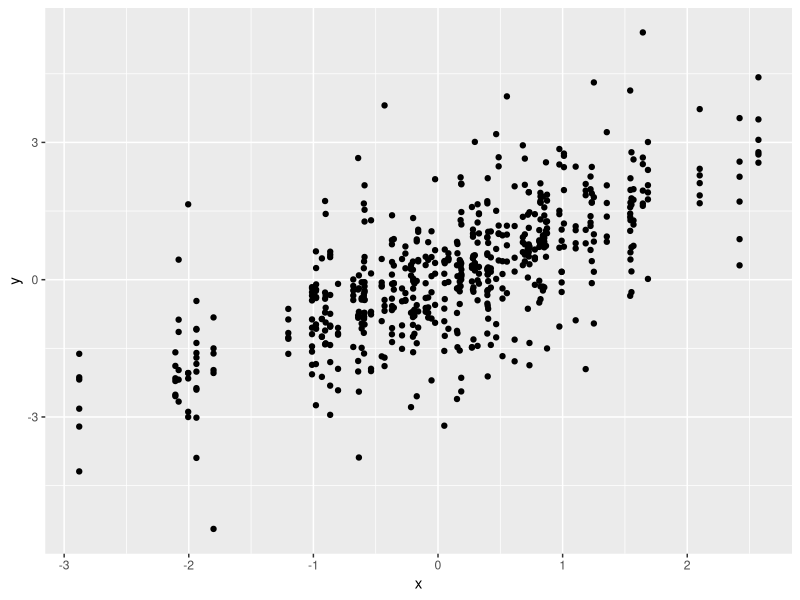
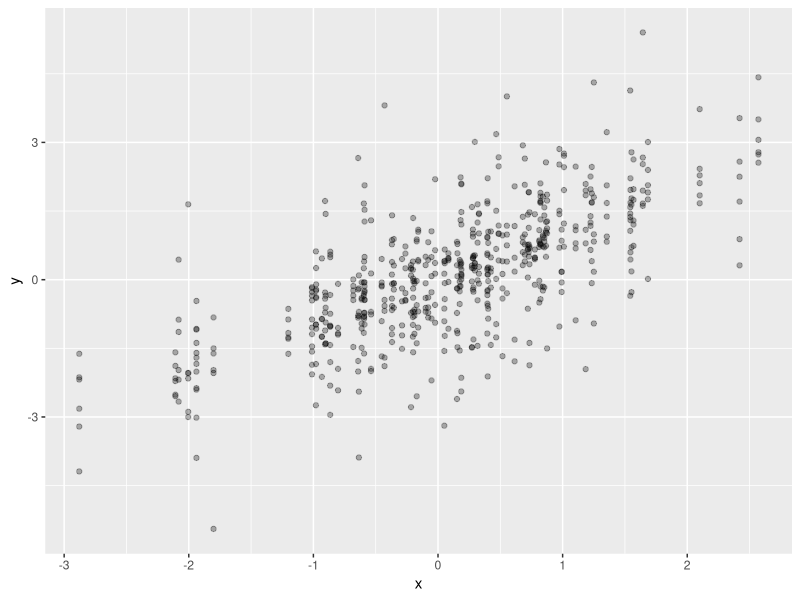
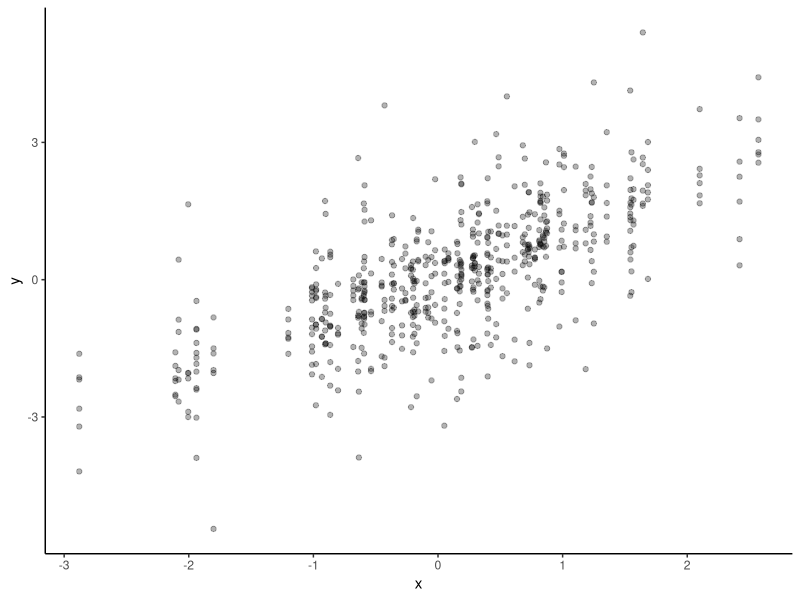
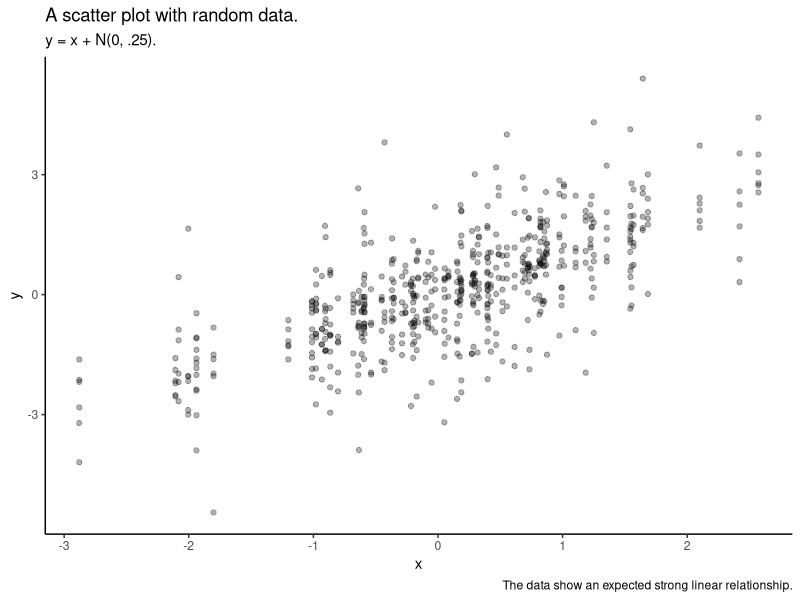
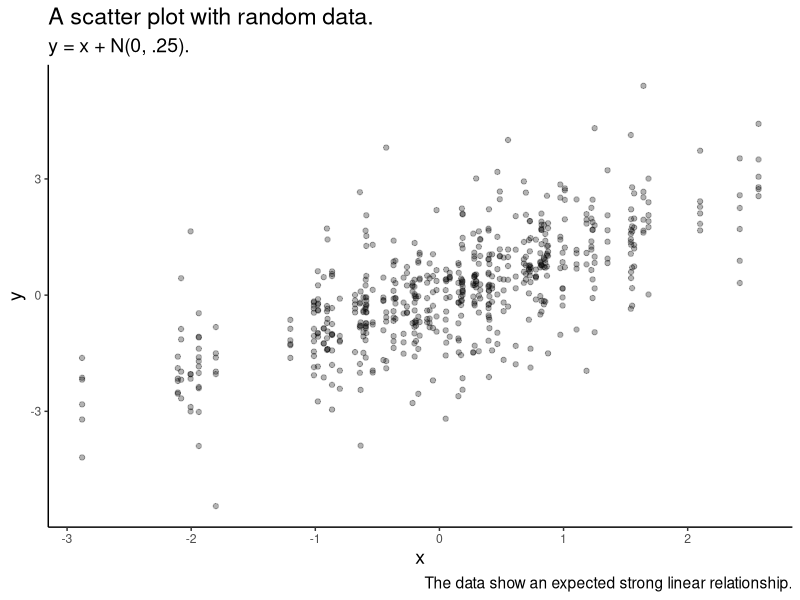
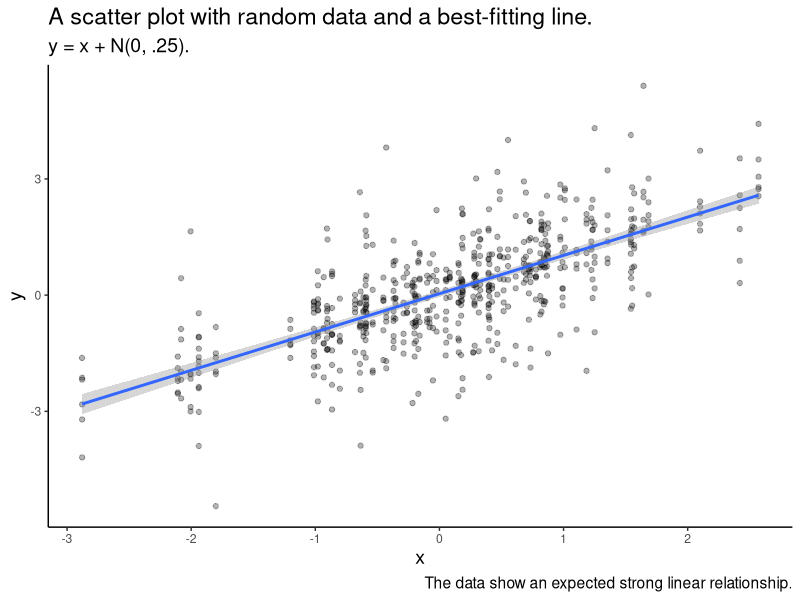
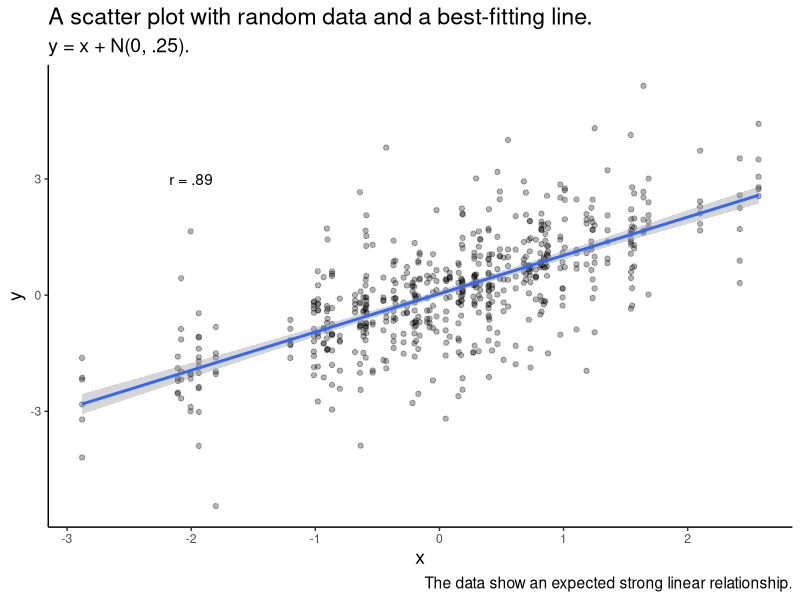
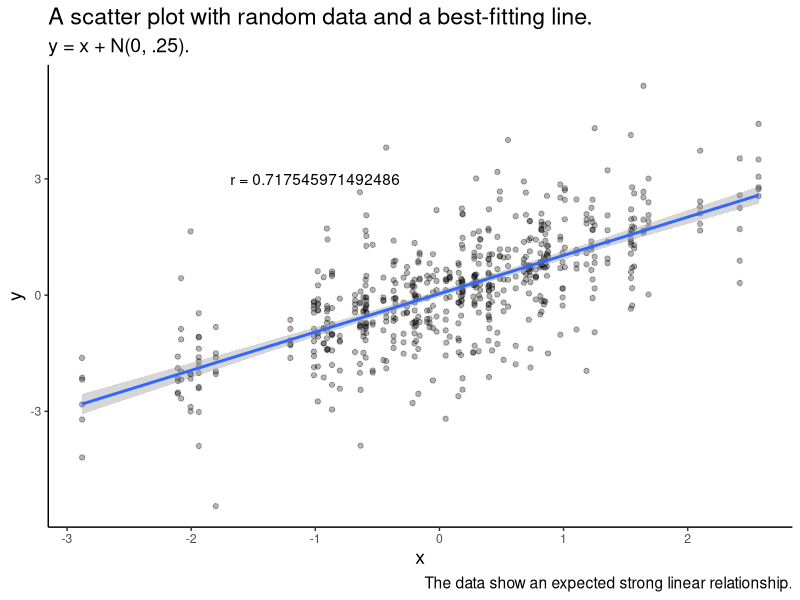

Recreate these plots in R, in order.
## ---- chunk 1
library(ggplot2)
library(dplyr)
## ---- chunk 2
#| label: x-y-error
#| echo: true
#| code-fold: false
#| 
n_pts = 600
x <- rnorm(n = n_pts, mean = 0, sd = 1)
y_25 <- x + rnorm(n_pts, mean = 0, sd = 0.25)
y_50 <- x + rnorm(n_pts, mean = 0, sd = 0.50)
y_75 <- x + rnorm(n_pts, mean = 0, sd = 0.75)
y_100 <- x + rnorm(n_pts, mean = 0, sd = 1)
y_125 <- x + rnorm(n_pts, mean = 0, sd = 1.25)
y_150 <- x + rnorm(n_pts, mean = 0, sd = 1.50)

df <- data.frame(x = rep(x, 6), 
                 y = c(y_25, y_50, y_75, y_100, y_125, y_150), 
                 noise = c(.25, .50, .75, 1.00, 1.25, 1.50), 
                 each = n_pts)
## ---- chunk 3
#| label: fig-0.0
#| echo: true
#| code-fold: false
df |>
  filter(noise == .25) |>
  ggplot() +
  aes(x, y) +
  geom_point()
## ---- chunk 4
#| label: fig-0.1
#| echo: true
#| code-fold: false

df |>
  filter(noise == .25) |>
  ggplot() +
  aes(x, y) +
  geom_point(alpha = .3)
## ---- chunk 5
#| label: fig-0.2
#| echo: true
#| code-fold: false

df |>
  filter(noise == .25) |>
  ggplot() +
  aes(x, y) +
  geom_point(alpha = .3) +
  theme_classic()
## ---- chunk 6
#| label: fig-0.3
#| echo: true
#| code-fold: false

df |>
  filter(noise == .25) |>
  ggplot() +
  aes(x, y) +
  geom_point(alpha = .3) +
  theme_classic() +
  labs(title = "A scatter plot with random data.", subtitle= "y = x + N(0, .25).", caption = "The data show an expected strong linear relationship.")
## ---- chunk 7
#| label: fig-0.3.1
#| echo: true
#| code-fold: false

df |>
  filter(noise == .25) |>
  ggplot() +
  aes(x, y) +
  geom_point(alpha = .3) +
  theme_classic() +
  labs(title = "A scatter plot with random data.", subtitle= "y = x + N(0, .25).", caption = "The data show an expected strong linear relationship.") +
  theme(title = element_text(size = 14))
## ---- chunk 8
#| label: fig-0.4
#| echo: true
#| code-fold: false

df |>
  filter(noise == .25) |>
  ggplot() +
  aes(x, y) +
  geom_point(alpha = .3) +
  geom_smooth(method = "lm") +
  theme_classic() +
  labs(title = "A scatter plot with random data and a best-fitting line.",
       subtitle = "y = x + N(0, .25).",
       caption = "The data show an expected strong linear relationship.") +
  theme(title = element_text(size = 14))
## ---- chunk 9
#| label: fig-0.5
#| echo: true
#| code-fold: false

xy_corr <- with(df, cor.test(x, y))

df |>
  filter(noise == .25) |>
  ggplot() +
  aes(x, y) +
  geom_point(alpha = .3) +
  geom_smooth(method = "lm") +
  theme_classic() +
  labs(title = "A scatter plot with random data and a best-fitting line.",
       subtitle = "y = x + N(0, .25).",
       caption = "The data show an expected strong linear relationship.") +
  annotate("text",
           x = -2,
           y = 3,
           label = "r = .89") +
  theme(title = element_text(size = 14))
## ---- chunk 10
#| label: fig-0.5.1
#| echo: true
#| code-fold: false

xy_corr <- with(df, cor.test(x, y))

df |>
  filter(noise == .25) |>
  ggplot() +
  aes(x, y) +
  geom_point(alpha = .3) +
  geom_smooth(method = "lm") +
  theme_classic() +
  labs(title = "A scatter plot with random data and a best-fitting line.",
       subtitle = "y = x + N(0, .25).",
       caption = "The data show an expected strong linear relationship.") +
  annotate(
    "text",
    x = -1,
    y = 3,
    label = paste0("r = ", xy_corr$estimate)
  ) +
  theme(title = element_text(size = 14))
## ---- chunk 11
#| label: fig-0.5.2
#| echo: true
#| code-fold: false

xy_corr <- with(df, cor.test(x,y))
corr_r <- xy_corr$estimate |>
  format(digits = 3)

df |>
  filter(noise == .25) |>
  ggplot() +
  aes(x, y) +
  geom_point(alpha = .3) +
  geom_smooth(method = "lm") +
  theme_classic() +
  labs(title = "A scatter plot with random data and a best-fitting line.", subtitle= "y = x + N(0, .25).", caption = "The data show an expected strong linear relationship.") +
  annotate("text", x = -2, y = 3, label = paste0("r = ", corr_r)) +
  theme(title = element_text(size = 14))
## ---- chunk 12
#| label: fig-0.5.3
#| echo: true
#| code-fold: false

df_25 <- filter(df, noise == .25)

xy_corr <- with(df_25, cor.test(x,y))
corr_r <- xy_corr$estimate |>
  format(digits = 3)
sample_n <- xy_corr$parameter
p_value <- format(xy_corr$p.value, digits = 3)
est_lo <- format(xy_corr$conf.int[1], digits = 2)
est_hi <- format(xy_corr$conf.int[2], digits = 2)

corr_text <- paste0("r(", sample_n, ")=", corr_r, ", p=", p_value)

df |>
  filter(noise == .25) |>
  ggplot() +
  aes(x, y) +
  geom_point(alpha = .3) +
  geom_smooth(method = "lm") +
  theme_classic() +
  labs(title = "A scatter plot with random data and a best-fitting line.", subtitle= "y = x + N(0, .25).", caption = "The data show an expected strong linear relationship.") +
  annotate("text", x = -2, y = 3.75, label = corr_text) +
  theme(title = element_text(size = 14))
## ---- chunk 13
#| label: fig-0.5.4
#| echo: true
#| code-fold: false

df_150 <- filter(df, noise == 1.50)

xy_corr <- with(df_150, cor.test(x,y))
corr_r <- xy_corr$estimate |>
  format(digits = 3)
sample_n <- xy_corr$parameter
p_value <- format(xy_corr$p.value, digits = 3)
est_lo <- format(xy_corr$conf.int[1], digits = 2)
est_hi <- format(xy_corr$conf.int[2], digits = 2)

corr_text <- paste0("r(", sample_n, ")=", corr_r, ", p=", p_value)

df_150 |>
  # filter(noise == .25) |>
  ggplot() +
  aes(x, y) +
  geom_point(alpha = .3) +
  geom_smooth(method = "lm") +
  theme_classic() +
  labs(title = "A scatter plot with random data and a best-fitting line.", subtitle= "y = x + N(0, 1.50).", caption = "The data show an expected strong linear relationship.") +
  annotate("text", x = -2, y = 3.75, label = corr_text) +
  theme(title = element_text(size = 14))
## ---- chunk 14
#| label: fig-0.6
#| echo: true
#| code-fold: false

df_categorical_noise <- df |>
  mutate(noise_cat = ordered(noise))

df_categorical_noise |>
  ggplot() +
  aes(x, y) +
  geom_point(alpha = .1) +
  geom_smooth(method = "lm") +
  facet_wrap(facets = ~ noise_cat, ncol = 3) +
  theme_classic() +
  labs(title = "A scatter plot with random data and a best-fitting line at various levels of random noise.") +
  theme(title = element_text(size = 14))
## ---- chunk 15
#| label: fig-1.0
#| echo: true
#| code-fold: false

p <- df |>
  filter(noise == .25) |>
  ggplot() +
  aes(x, y) +
  geom_point()

p
## ---- chunk 16
#| label: fig-1.1
#| echo: true
#| code-fold: false
p + theme_classic()

p_classic <- p + theme_classic()
## ---- chunk 17
#| label: fig-1.2
#| echo: true
#| code-fold: false
p_classic + geom_smooth(method = "lm")
## ---- chunk 18
#| label: fig-1.3
#| echo: true
#| code-fold: false
p + theme_dark() + geom_smooth(method = "lm")
## ---- chunk 19
#| label: fig-1.4
#| echo: true
#| code-fold: false
p + theme_light() + geom_smooth(method = "lm")
